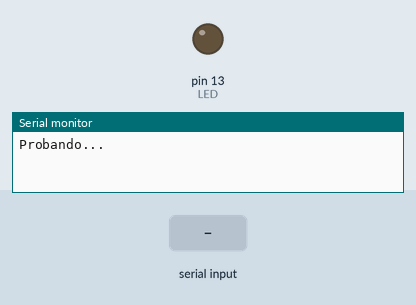
The sketch below on a simulated Arduino Uno, built with avr-gcc and run on an emulated ATmega328P. Shown: output pins drawn as LEDs (lit = HIGH), the last lines printed to the serial monitor. The test bench sets the inputs (shaded band).

Above: at 1.2 s.
1.3 s: "1" received over the second serial link
At 2.3 s:
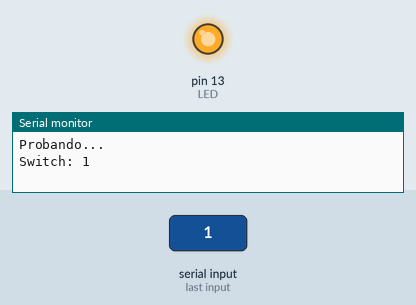
2.8 s: "0" received over the second serial link
At 3.5 s:
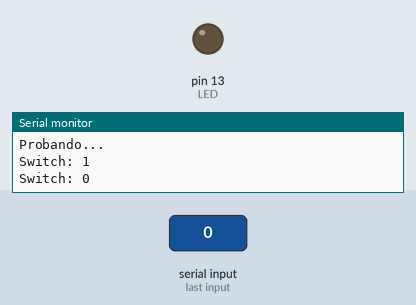
Timing chart, 0 to 5.8 s (numbered marks = the images above; inputs shaded):
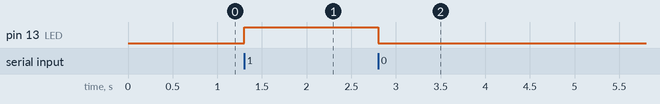

Measured:
- after the input at 1.3 s, pin 13 (LED): LOW → HIGH at once
- after the input at 2.8 s, pin 13 (LED): HIGH → LOW at once

The sketch:

serial_client.ino
```cpp
#include <SoftwareSerial.h>

const int LED = 13;
const int RX = 10;
const int TX = 11;

//-- Puerto serie software
SoftwareSerial FPGA(RX, TX);

void setup()
{
   pinMode(LED, OUTPUT);
   FPGA.begin(115200);
   Serial.begin(115200);
   Serial.println("Probando...");
}


void loop()
{
  char c;
  char old = 0;

  for(;;) {

    //-- Incrementar el Contador
    FPGA.write('i');

    //-- Peticion de lectura del interruptor
    FPGA.write('r');

    //-- Esperar la respuesta de la FPGA
    while (!FPGA.available());
    c = FPGA.read();

    //-- Cambiar el estado del LED en funcion de la respuesta
    //-- recibida de la FPGA
    if (c=='1') digitalWrite(13, HIGH);
    if (c=='0') digitalWrite(13, LOW);

    //-- Mostrar en la consola los cambios del switch
    if (c!=old) {
      Serial.print("Switch: ");
      Serial.write(c);
      Serial.println();
      old = c;
    }

    //-- Esperar
    delay(500);
  }
}
```
